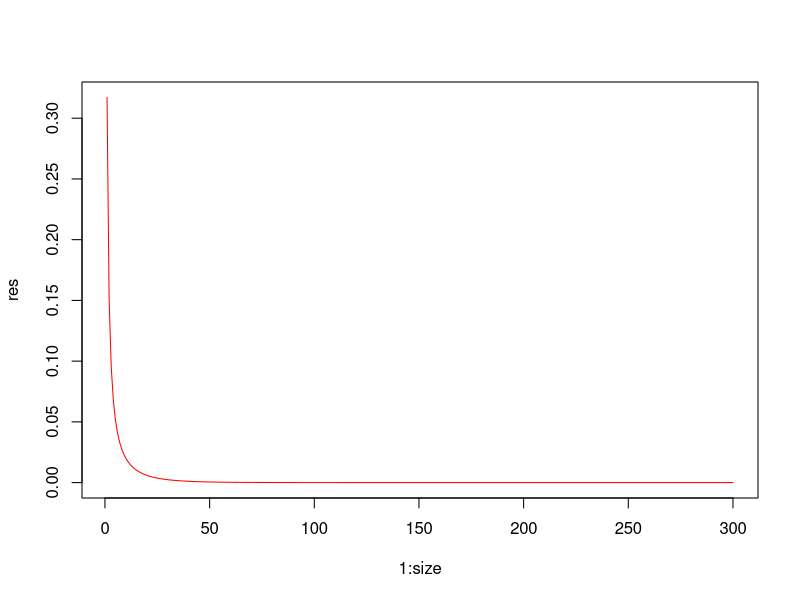
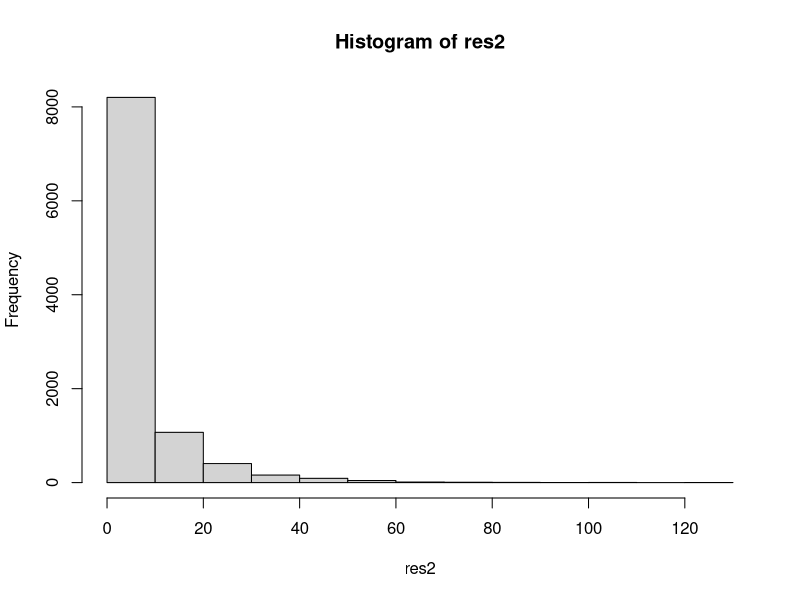

Generate these figures, in order, with R:
# Metodo de aceptacion y rechazo

# Variable aleatoria X
# X \in {1,2,...}
# Pj \in {0.11, 0.12, 0.09, 0.08, 0.12, 0.10, 0.09, 0.09, 0.10, 0.10}
# plot(1:10, c(0.11, 0.12, 0.09, 0.08, 0.12, 0.10, 0.09, 0.09, 0.10, 0.10), type = "s", ylim = c(0,0.15), xlab = "X = x", ylab = "Probabilidad", main ="Variable aleatoria X")
# abline(h = 0.10, col = "red") # qj = 0.10 constante por ser Uniforme (Se quiere generar otra distribucion a partir de esta)

# Implementacion
mar <- function(P, X){
  n <- length(P)
  Y <- 1:n             # Valores distribuciopn
  qY <- rep(1/n, n)    # Distribicion discreta uniforme
  cc <<- max(P/qY)
  val_Y <- floor(n*runif(1)) + 1
  while(runif(1) > P[val_Y]/(cc*qY[val_Y]))
    {
      val_Y <- floor(n*runif(1)) + 1
    }
  return(X[val_Y])
}

P <- c(0.17, 0.51, 0.05, 0.27)
X <- c(0L, 3L, 7L, 11L)

res <- sapply(1:1000, function(k){
  mar(P,X)
})

# Validación de probabilidades empíricas
table(res)/length(res)

# Aplicación: Serie Logaritmica de Fisher
p <- 0.95
size <- 300

res <- sapply(1:size, function(k){
  -p^k / (k*log(1-p))
})
sum(res)
plot(1:size, res, type = "l", col = "red")

res2 <- sapply(1:10000, function(k){
  mar(res, 1:size)
})

hist(res2)
